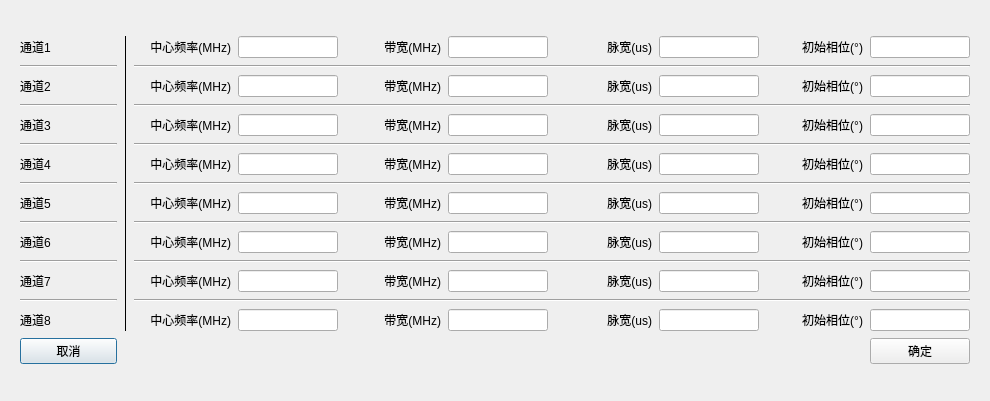
<?xml version="1.0" encoding="UTF-8"?>
<ui version="4.0">
 <class>Dialog</class>
 <widget class="QDialog" name="Dialog">
  <property name="geometry">
   <rect>
    <x>0</x>
    <y>0</y>
    <width>990</width>
    <height>401</height>
   </rect>
  </property>
  <property name="windowTitle">
   <string>Dialog</string>
  </property>
  <layout class="QVBoxLayout" name="verticalLayout">
   <item>
    <layout class="QGridLayout" name="gridLayout">
     <item row="0" column="0" colspan="2">
      <widget class="QFrame" name="gridFrame_2">
       <property name="minimumSize">
        <size>
         <width>0</width>
         <height>150</height>
        </size>
       </property>
       <layout class="QGridLayout" name="gridLayout_2">
        <item row="0" column="0">
         <layout class="QGridLayout" name="gridLayout_5" columnstretch="0,0,0,0,0,0,0,0,0,0">
          <property name="spacing">
           <number>7</number>
          </property>
          <item row="14" column="3">
           <widget class="QLineEdit" name="txt_dds_fc_7">
            <property name="maximumSize">
             <size>
              <width>100</width>
              <height>16777215</height>
             </size>
            </property>
           </widget>
          </item>
          <item row="8" column="8">
           <widget class="QLabel" name="label_18">
            <property name="text">
             <string>初始相位(°)</string>
            </property>
            <property name="alignment">
             <set>Qt::AlignRight|Qt::AlignTrailing|Qt::AlignVCenter</set>
            </property>
           </widget>
          </item>
          <item row="6" column="5">
           <widget class="QLineEdit" name="txt_dds_band_3">
            <property name="maximumSize">
             <size>
              <width>100</width>
              <height>16777215</height>
             </size>
            </property>
           </widget>
          </item>
          <item row="0" column="7">
           <widget class="QLineEdit" name="txt_dds_pulse_0">
            <property name="maximumSize">
             <size>
              <width>100</width>
              <height>16777215</height>
             </size>
            </property>
           </widget>
          </item>
          <item row="6" column="3">
           <widget class="QLineEdit" name="txt_dds_fc_3">
            <property name="maximumSize">
             <size>
              <width>100</width>
              <height>16777215</height>
             </size>
            </property>
           </widget>
          </item>
          <item row="4" column="2">
           <widget class="QLabel" name="label_25">
            <property name="minimumSize">
             <size>
              <width>0</width>
              <height>0</height>
             </size>
            </property>
            <property name="maximumSize">
             <size>
              <width>10000</width>
              <height>16777215</height>
             </size>
            </property>
            <property name="text">
             <string>中心频率(MHz)</string>
            </property>
            <property name="alignment">
             <set>Qt::AlignRight|Qt::AlignTrailing|Qt::AlignVCenter</set>
            </property>
           </widget>
          </item>
          <item row="6" column="7">
           <widget class="QLineEdit" name="txt_dds_pulse_3">
            <property name="maximumSize">
             <size>
              <width>100</width>
              <height>16777215</height>
             </size>
            </property>
           </widget>
          </item>
          <item row="0" column="1" rowspan="15">
           <widget class="Line" name="line">
            <property name="frameShadow">
             <enum>QFrame::Plain</enum>
            </property>
            <property name="orientation">
             <enum>Qt::Vertical</enum>
            </property>
           </widget>
          </item>
          <item row="12" column="9">
           <widget class="QLineEdit" name="txt_dds_phase_6">
            <property name="maximumSize">
             <size>
              <width>100</width>
              <height>16777215</height>
             </size>
            </property>
           </widget>
          </item>
          <item row="3" column="2" colspan="8">
           <widget class="Line" name="line_10">
            <property name="orientation">
             <enum>Qt::Horizontal</enum>
            </property>
           </widget>
          </item>
          <item row="10" column="3">
           <widget class="QLineEdit" name="txt_dds_fc_5">
            <property name="maximumSize">
             <size>
              <width>100</width>
              <height>16777215</height>
             </size>
            </property>
           </widget>
          </item>
          <item row="4" column="8">
           <widget class="QLabel" name="label_16">
            <property name="text">
             <string>初始相位(°)</string>
            </property>
            <property name="alignment">
             <set>Qt::AlignRight|Qt::AlignTrailing|Qt::AlignVCenter</set>
            </property>
           </widget>
          </item>
          <item row="10" column="0">
           <widget class="QLabel" name="label_37">
            <property name="text">
             <string>通道6</string>
            </property>
           </widget>
          </item>
          <item row="8" column="7">
           <widget class="QLineEdit" name="txt_dds_pulse_4">
            <property name="maximumSize">
             <size>
              <width>100</width>
              <height>16777215</height>
             </size>
            </property>
           </widget>
          </item>
          <item row="2" column="7">
           <widget class="QLineEdit" name="txt_dds_pulse_1">
            <property name="maximumSize">
             <size>
              <width>100</width>
              <height>16777215</height>
             </size>
            </property>
           </widget>
          </item>
          <item row="6" column="4">
           <widget class="QLabel" name="label_12">
            <property name="text">
             <string>带宽(MHz)</string>
            </property>
            <property name="textFormat">
             <enum>Qt::AutoText</enum>
            </property>
            <property name="alignment">
             <set>Qt::AlignRight|Qt::AlignTrailing|Qt::AlignVCenter</set>
            </property>
           </widget>
          </item>
          <item row="5" column="2" colspan="8">
           <widget class="Line" name="line_31">
            <property name="orientation">
             <enum>Qt::Horizontal</enum>
            </property>
           </widget>
          </item>
          <item row="4" column="4">
           <widget class="QLabel" name="label_10">
            <property name="text">
             <string>带宽(MHz)</string>
            </property>
            <property name="textFormat">
             <enum>Qt::AutoText</enum>
            </property>
            <property name="alignment">
             <set>Qt::AlignRight|Qt::AlignTrailing|Qt::AlignVCenter</set>
            </property>
           </widget>
          </item>
          <item row="8" column="0">
           <widget class="QLabel" name="label_33">
            <property name="text">
             <string>通道5</string>
            </property>
           </widget>
          </item>
          <item row="14" column="9">
           <widget class="QLineEdit" name="txt_dds_phase_7">
            <property name="maximumSize">
             <size>
              <width>100</width>
              <height>16777215</height>
             </size>
            </property>
           </widget>
          </item>
          <item row="0" column="4">
           <widget class="QLabel" name="label_6">
            <property name="text">
             <string>带宽(MHz)</string>
            </property>
            <property name="textFormat">
             <enum>Qt::AutoText</enum>
            </property>
            <property name="alignment">
             <set>Qt::AlignRight|Qt::AlignTrailing|Qt::AlignVCenter</set>
            </property>
           </widget>
          </item>
          <item row="10" column="9">
           <widget class="QLineEdit" name="txt_dds_phase_5">
            <property name="maximumSize">
             <size>
              <width>100</width>
              <height>16777215</height>
             </size>
            </property>
           </widget>
          </item>
          <item row="1" column="0">
           <widget class="Line" name="line_2">
            <property name="orientation">
             <enum>Qt::Horizontal</enum>
            </property>
           </widget>
          </item>
          <item row="9" column="0">
           <widget class="Line" name="line_6">
            <property name="orientation">
             <enum>Qt::Horizontal</enum>
            </property>
           </widget>
          </item>
          <item row="0" column="5">
           <widget class="QLineEdit" name="txt_dds_band_0">
            <property name="maximumSize">
             <size>
              <width>100</width>
              <height>16777215</height>
             </size>
            </property>
           </widget>
          </item>
          <item row="1" column="2" colspan="8">
           <widget class="Line" name="line_9">
            <property name="orientation">
             <enum>Qt::Horizontal</enum>
            </property>
           </widget>
          </item>
          <item row="14" column="4">
           <widget class="QLabel" name="label_47">
            <property name="text">
             <string>带宽(MHz)</string>
            </property>
            <property name="textFormat">
             <enum>Qt::AutoText</enum>
            </property>
            <property name="alignment">
             <set>Qt::AlignRight|Qt::AlignTrailing|Qt::AlignVCenter</set>
            </property>
           </widget>
          </item>
          <item row="2" column="4">
           <widget class="QLabel" name="label_8">
            <property name="text">
             <string>带宽(MHz)</string>
            </property>
            <property name="textFormat">
             <enum>Qt::AutoText</enum>
            </property>
            <property name="alignment">
             <set>Qt::AlignRight|Qt::AlignTrailing|Qt::AlignVCenter</set>
            </property>
           </widget>
          </item>
          <item row="0" column="3">
           <widget class="QLineEdit" name="txt_dds_fc_0">
            <property name="maximumSize">
             <size>
              <width>100</width>
              <height>16777215</height>
             </size>
            </property>
           </widget>
          </item>
          <item row="7" column="2" colspan="8">
           <widget class="Line" name="line_32">
            <property name="orientation">
             <enum>Qt::Horizontal</enum>
            </property>
           </widget>
          </item>
          <item row="4" column="5">
           <widget class="QLineEdit" name="txt_dds_band_2">
            <property name="maximumSize">
             <size>
              <width>100</width>
              <height>16777215</height>
             </size>
            </property>
           </widget>
          </item>
          <item row="10" column="7">
           <widget class="QLineEdit" name="txt_dds_pulse_5">
            <property name="maximumSize">
             <size>
              <width>100</width>
              <height>16777215</height>
             </size>
            </property>
           </widget>
          </item>
          <item row="0" column="6">
           <widget class="QLabel" name="label_7">
            <property name="text">
             <string>脉宽(us)</string>
            </property>
            <property name="alignment">
             <set>Qt::AlignRight|Qt::AlignTrailing|Qt::AlignVCenter</set>
            </property>
           </widget>
          </item>
          <item row="2" column="6">
           <widget class="QLabel" name="label_9">
            <property name="text">
             <string>脉宽(us)</string>
            </property>
            <property name="alignment">
             <set>Qt::AlignRight|Qt::AlignTrailing|Qt::AlignVCenter</set>
            </property>
           </widget>
          </item>
          <item row="14" column="6">
           <widget class="QLabel" name="label_48">
            <property name="text">
             <string>脉宽(us)</string>
            </property>
            <property name="alignment">
             <set>Qt::AlignRight|Qt::AlignTrailing|Qt::AlignVCenter</set>
            </property>
           </widget>
          </item>
          <item row="2" column="0">
           <widget class="QLabel" name="label_2">
            <property name="text">
             <string>通道2</string>
            </property>
           </widget>
          </item>
          <item row="2" column="3">
           <widget class="QLineEdit" name="txt_dds_fc_1">
            <property name="maximumSize">
             <size>
              <width>100</width>
              <height>16777215</height>
             </size>
            </property>
           </widget>
          </item>
          <item row="14" column="7">
           <widget class="QLineEdit" name="txt_dds_pulse_7">
            <property name="maximumSize">
             <size>
              <width>100</width>
              <height>16777215</height>
             </size>
            </property>
           </widget>
          </item>
          <item row="3" column="0">
           <widget class="Line" name="line_3">
            <property name="orientation">
             <enum>Qt::Horizontal</enum>
            </property>
           </widget>
          </item>
          <item row="10" column="6">
           <widget class="QLabel" name="label_40">
            <property name="text">
             <string>脉宽(us)</string>
            </property>
            <property name="alignment">
             <set>Qt::AlignRight|Qt::AlignTrailing|Qt::AlignVCenter</set>
            </property>
           </widget>
          </item>
          <item row="0" column="2">
           <widget class="QLabel" name="label_23">
            <property name="minimumSize">
             <size>
              <width>0</width>
              <height>0</height>
             </size>
            </property>
            <property name="maximumSize">
             <size>
              <width>10000</width>
              <height>16777215</height>
             </size>
            </property>
            <property name="text">
             <string>中心频率(MHz)</string>
            </property>
            <property name="alignment">
             <set>Qt::AlignRight|Qt::AlignTrailing|Qt::AlignVCenter</set>
            </property>
           </widget>
          </item>
          <item row="8" column="4">
           <widget class="QLabel" name="label_35">
            <property name="text">
             <string>带宽(MHz)</string>
            </property>
            <property name="textFormat">
             <enum>Qt::AutoText</enum>
            </property>
            <property name="alignment">
             <set>Qt::AlignRight|Qt::AlignTrailing|Qt::AlignVCenter</set>
            </property>
           </widget>
          </item>
          <item row="10" column="4">
           <widget class="QLabel" name="label_39">
            <property name="text">
             <string>带宽(MHz)</string>
            </property>
            <property name="textFormat">
             <enum>Qt::AutoText</enum>
            </property>
            <property name="alignment">
             <set>Qt::AlignRight|Qt::AlignTrailing|Qt::AlignVCenter</set>
            </property>
           </widget>
          </item>
          <item row="10" column="2">
           <widget class="QLabel" name="label_38">
            <property name="minimumSize">
             <size>
              <width>0</width>
              <height>0</height>
             </size>
            </property>
            <property name="maximumSize">
             <size>
              <width>10000</width>
              <height>16777215</height>
             </size>
            </property>
            <property name="text">
             <string>中心频率(MHz)</string>
            </property>
            <property name="alignment">
             <set>Qt::AlignRight|Qt::AlignTrailing|Qt::AlignVCenter</set>
            </property>
           </widget>
          </item>
          <item row="12" column="8">
           <widget class="QLabel" name="label_20">
            <property name="text">
             <string>初始相位(°)</string>
            </property>
            <property name="alignment">
             <set>Qt::AlignRight|Qt::AlignTrailing|Qt::AlignVCenter</set>
            </property>
           </widget>
          </item>
          <item row="9" column="2" colspan="8">
           <widget class="Line" name="line_33">
            <property name="orientation">
             <enum>Qt::Horizontal</enum>
            </property>
           </widget>
          </item>
          <item row="5" column="0">
           <widget class="Line" name="line_4">
            <property name="orientation">
             <enum>Qt::Horizontal</enum>
            </property>
           </widget>
          </item>
          <item row="0" column="9">
           <widget class="QLineEdit" name="txt_dds_phase_0">
            <property name="maximumSize">
             <size>
              <width>100</width>
              <height>16777215</height>
             </size>
            </property>
           </widget>
          </item>
          <item row="4" column="9">
           <widget class="QLineEdit" name="txt_dds_phase_2">
            <property name="maximumSize">
             <size>
              <width>100</width>
              <height>16777215</height>
             </size>
            </property>
           </widget>
          </item>
          <item row="8" column="6">
           <widget class="QLabel" name="label_36">
            <property name="text">
             <string>脉宽(us)</string>
            </property>
            <property name="alignment">
             <set>Qt::AlignRight|Qt::AlignTrailing|Qt::AlignVCenter</set>
            </property>
           </widget>
          </item>
          <item row="10" column="8">
           <widget class="QLabel" name="label_19">
            <property name="text">
             <string>初始相位(°)</string>
            </property>
            <property name="alignment">
             <set>Qt::AlignRight|Qt::AlignTrailing|Qt::AlignVCenter</set>
            </property>
           </widget>
          </item>
          <item row="8" column="3">
           <widget class="QLineEdit" name="txt_dds_fc_4">
            <property name="maximumSize">
             <size>
              <width>100</width>
              <height>16777215</height>
             </size>
            </property>
           </widget>
          </item>
          <item row="14" column="2">
           <widget class="QLabel" name="label_46">
            <property name="minimumSize">
             <size>
              <width>0</width>
              <height>0</height>
             </size>
            </property>
            <property name="maximumSize">
             <size>
              <width>10000</width>
              <height>16777215</height>
             </size>
            </property>
            <property name="text">
             <string>中心频率(MHz)</string>
            </property>
            <property name="alignment">
             <set>Qt::AlignRight|Qt::AlignTrailing|Qt::AlignVCenter</set>
            </property>
           </widget>
          </item>
          <item row="6" column="0">
           <widget class="QLabel" name="label_4">
            <property name="text">
             <string>通道4</string>
            </property>
           </widget>
          </item>
          <item row="12" column="7">
           <widget class="QLineEdit" name="txt_dds_pulse_6">
            <property name="maximumSize">
             <size>
              <width>100</width>
              <height>16777215</height>
             </size>
            </property>
           </widget>
          </item>
          <item row="12" column="2">
           <widget class="QLabel" name="label_42">
            <property name="minimumSize">
             <size>
              <width>0</width>
              <height>0</height>
             </size>
            </property>
            <property name="maximumSize">
             <size>
              <width>10000</width>
              <height>16777215</height>
             </size>
            </property>
            <property name="text">
             <string>中心频率(MHz)</string>
            </property>
            <property name="alignment">
             <set>Qt::AlignRight|Qt::AlignTrailing|Qt::AlignVCenter</set>
            </property>
           </widget>
          </item>
          <item row="13" column="0">
           <widget class="Line" name="line_8">
            <property name="orientation">
             <enum>Qt::Horizontal</enum>
            </property>
           </widget>
          </item>
          <item row="12" column="6">
           <widget class="QLabel" name="label_44">
            <property name="text">
             <string>脉宽(us)</string>
            </property>
            <property name="alignment">
             <set>Qt::AlignRight|Qt::AlignTrailing|Qt::AlignVCenter</set>
            </property>
           </widget>
          </item>
          <item row="2" column="2">
           <widget class="QLabel" name="label_24">
            <property name="minimumSize">
             <size>
              <width>0</width>
              <height>0</height>
             </size>
            </property>
            <property name="maximumSize">
             <size>
              <width>10000</width>
              <height>16777215</height>
             </size>
            </property>
            <property name="text">
             <string>中心频率(MHz)</string>
            </property>
            <property name="alignment">
             <set>Qt::AlignRight|Qt::AlignTrailing|Qt::AlignVCenter</set>
            </property>
           </widget>
          </item>
          <item row="14" column="8">
           <widget class="QLabel" name="label_21">
            <property name="text">
             <string>初始相位(°)</string>
            </property>
            <property name="alignment">
             <set>Qt::AlignRight|Qt::AlignTrailing|Qt::AlignVCenter</set>
            </property>
           </widget>
          </item>
          <item row="12" column="3">
           <widget class="QLineEdit" name="txt_dds_fc_6">
            <property name="maximumSize">
             <size>
              <width>100</width>
              <height>16777215</height>
             </size>
            </property>
           </widget>
          </item>
          <item row="11" column="0">
           <widget class="Line" name="line_7">
            <property name="orientation">
             <enum>Qt::Horizontal</enum>
            </property>
           </widget>
          </item>
          <item row="12" column="4">
           <widget class="QLabel" name="label_43">
            <property name="text">
             <string>带宽(MHz)</string>
            </property>
            <property name="textFormat">
             <enum>Qt::AutoText</enum>
            </property>
            <property name="alignment">
             <set>Qt::AlignRight|Qt::AlignTrailing|Qt::AlignVCenter</set>
            </property>
           </widget>
          </item>
          <item row="11" column="2" colspan="8">
           <widget class="Line" name="line_34">
            <property name="orientation">
             <enum>Qt::Horizontal</enum>
            </property>
           </widget>
          </item>
          <item row="4" column="3">
           <widget class="QLineEdit" name="txt_dds_fc_2">
            <property name="maximumSize">
             <size>
              <width>100</width>
              <height>16777215</height>
             </size>
            </property>
           </widget>
          </item>
          <item row="6" column="2">
           <widget class="QLabel" name="label_26">
            <property name="minimumSize">
             <size>
              <width>0</width>
              <height>0</height>
             </size>
            </property>
            <property name="maximumSize">
             <size>
              <width>10000</width>
              <height>16777215</height>
             </size>
            </property>
            <property name="text">
             <string>中心频率(MHz)</string>
            </property>
            <property name="alignment">
             <set>Qt::AlignRight|Qt::AlignTrailing|Qt::AlignVCenter</set>
            </property>
           </widget>
          </item>
          <item row="14" column="0">
           <widget class="QLabel" name="label_45">
            <property name="text">
             <string>通道8</string>
            </property>
           </widget>
          </item>
          <item row="4" column="7">
           <widget class="QLineEdit" name="txt_dds_pulse_2">
            <property name="maximumSize">
             <size>
              <width>100</width>
              <height>16777215</height>
             </size>
            </property>
           </widget>
          </item>
          <item row="8" column="2">
           <widget class="QLabel" name="label_34">
            <property name="minimumSize">
             <size>
              <width>0</width>
              <height>0</height>
             </size>
            </property>
            <property name="maximumSize">
             <size>
              <width>10000</width>
              <height>16777215</height>
             </size>
            </property>
            <property name="text">
             <string>中心频率(MHz)</string>
            </property>
            <property name="alignment">
             <set>Qt::AlignRight|Qt::AlignTrailing|Qt::AlignVCenter</set>
            </property>
           </widget>
          </item>
          <item row="2" column="5">
           <widget class="QLineEdit" name="txt_dds_band_1">
            <property name="maximumSize">
             <size>
              <width>100</width>
              <height>16777215</height>
             </size>
            </property>
           </widget>
          </item>
          <item row="12" column="5">
           <widget class="QLineEdit" name="txt_dds_band_6">
            <property name="maximumSize">
             <size>
              <width>100</width>
              <height>16777215</height>
             </size>
            </property>
           </widget>
          </item>
          <item row="4" column="0">
           <widget class="QLabel" name="label_3">
            <property name="text">
             <string>通道3</string>
            </property>
           </widget>
          </item>
          <item row="0" column="0">
           <widget class="QLabel" name="label">
            <property name="text">
             <string>通道1</string>
            </property>
           </widget>
          </item>
          <item row="13" column="2" colspan="8">
           <widget class="Line" name="line_35">
            <property name="orientation">
             <enum>Qt::Horizontal</enum>
            </property>
           </widget>
          </item>
          <item row="10" column="5">
           <widget class="QLineEdit" name="txt_dds_band_5">
            <property name="maximumSize">
             <size>
              <width>100</width>
              <height>16777215</height>
             </size>
            </property>
           </widget>
          </item>
          <item row="6" column="6">
           <widget class="QLabel" name="label_13">
            <property name="text">
             <string>脉宽(us)</string>
            </property>
            <property name="alignment">
             <set>Qt::AlignRight|Qt::AlignTrailing|Qt::AlignVCenter</set>
            </property>
           </widget>
          </item>
          <item row="14" column="5">
           <widget class="QLineEdit" name="txt_dds_band_7">
            <property name="maximumSize">
             <size>
              <width>100</width>
              <height>16777215</height>
             </size>
            </property>
           </widget>
          </item>
          <item row="6" column="8">
           <widget class="QLabel" name="label_17">
            <property name="text">
             <string>初始相位(°)</string>
            </property>
            <property name="alignment">
             <set>Qt::AlignRight|Qt::AlignTrailing|Qt::AlignVCenter</set>
            </property>
           </widget>
          </item>
          <item row="7" column="0">
           <widget class="Line" name="line_5">
            <property name="orientation">
             <enum>Qt::Horizontal</enum>
            </property>
           </widget>
          </item>
          <item row="2" column="9">
           <widget class="QLineEdit" name="txt_dds_phase_1">
            <property name="maximumSize">
             <size>
              <width>100</width>
              <height>16777215</height>
             </size>
            </property>
           </widget>
          </item>
          <item row="8" column="9">
           <widget class="QLineEdit" name="txt_dds_phase_4">
            <property name="maximumSize">
             <size>
              <width>100</width>
              <height>16777215</height>
             </size>
            </property>
           </widget>
          </item>
          <item row="0" column="8">
           <widget class="QLabel" name="label_14">
            <property name="text">
             <string>初始相位(°)</string>
            </property>
            <property name="alignment">
             <set>Qt::AlignRight|Qt::AlignTrailing|Qt::AlignVCenter</set>
            </property>
           </widget>
          </item>
          <item row="4" column="6">
           <widget class="QLabel" name="label_11">
            <property name="text">
             <string>脉宽(us)</string>
            </property>
            <property name="alignment">
             <set>Qt::AlignRight|Qt::AlignTrailing|Qt::AlignVCenter</set>
            </property>
           </widget>
          </item>
          <item row="8" column="5">
           <widget class="QLineEdit" name="txt_dds_band_4">
            <property name="maximumSize">
             <size>
              <width>100</width>
              <height>16777215</height>
             </size>
            </property>
           </widget>
          </item>
          <item row="12" column="0">
           <widget class="QLabel" name="label_41">
            <property name="text">
             <string>通道7</string>
            </property>
           </widget>
          </item>
          <item row="6" column="9">
           <widget class="QLineEdit" name="txt_dds_phase_3">
            <property name="maximumSize">
             <size>
              <width>100</width>
              <height>16777215</height>
             </size>
            </property>
           </widget>
          </item>
          <item row="2" column="8">
           <widget class="QLabel" name="label_15">
            <property name="text">
             <string>初始相位(°)</string>
            </property>
            <property name="alignment">
             <set>Qt::AlignRight|Qt::AlignTrailing|Qt::AlignVCenter</set>
            </property>
           </widget>
          </item>
          <item row="15" column="0">
           <widget class="QPushButton" name="btn_cancel">
            <property name="text">
             <string>取消</string>
            </property>
           </widget>
          </item>
          <item row="15" column="9">
           <widget class="QPushButton" name="btn_config">
            <property name="text">
             <string>确定</string>
            </property>
           </widget>
          </item>
         </layout>
        </item>
       </layout>
      </widget>
     </item>
    </layout>
   </item>
  </layout>
 </widget>
 <resources/>
 <connections/>
</ui>
